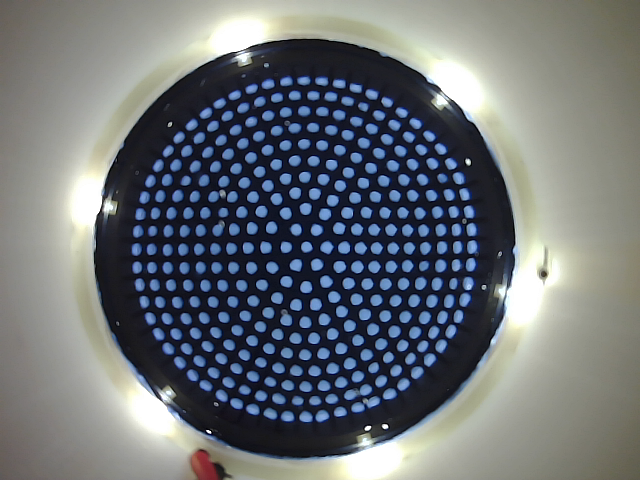
#> input picture data/real/surface_3d/tap/csv_train/images/image_6.png, 640 x 480 px
$ python -i image_utils.py   (imports and definitions only)
#> lines starting #> are read from the running program, lines starting #| are printed output that depends on the picture
#> further down, picture is the input picture: shape (480, 640, 3); mean B, G, R 118, 113.4, 108
from skimage.transform import resize, rotate
import cv2
import os
import numpy as np


def load_image(image_path):
    return cv2.imread(image_path)

def load_real_image(image_path):
    image = cv2.imread(image_path)
    # Convert to gray scale
    image = cv2.cvtColor(image, cv2.COLOR_BGR2GRAY)
    return image

def crop_to_square(image):
    # crop to square
    x, y = image.shape
    cut = (y - x)//2
    image = image[:, cut:cut+x]
    # downscale
    image = cv2.resize(image, (128, 128), interpolation=cv2.INTER_AREA)
    # Add channel axis
    image = image[..., np.newaxis]
    image = np.concatenate([image, image, image], axis=2)
    return image.astype(np.float32) / 255.0

def process_im(image, data_type='sim'):
#> called with data_type = 'sim'
    if data_type == 'real':
        # Crop to specified bounding box
        bbox = [80,25,530,475]
        x0, y0, x1, y1 = bbox
        image = image[y0:y1, x0:x1]
        # Resize to specified dims
        image = cv2.resize(image, (128, 128), interpolation=cv2.INTER_AREA)
        # Add channel axis
        image = image[..., np.newaxis]
        # threshold_image
        image = cv2.adaptiveThreshold(image, 255, cv2.ADAPTIVE_THRESH_MEAN_C, cv2.THRESH_BINARY, 11, -30)
        image = image[..., np.newaxis]
    elif data_type == 'sim':
        # Convert to gray scale
        image = cv2.cvtColor(image, cv2.COLOR_BGR2GRAY)
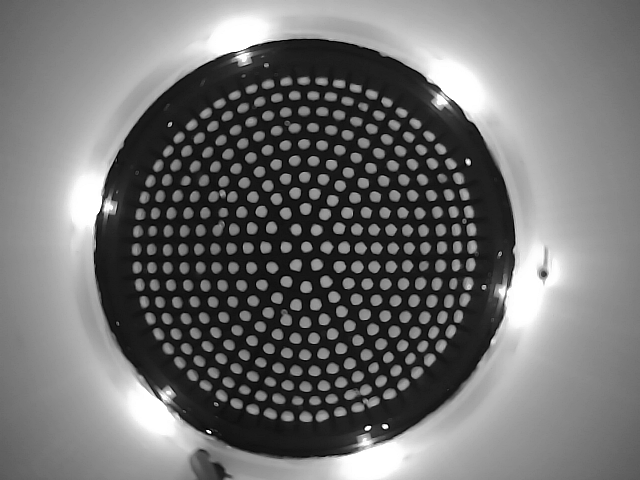
#> image: shape (480, 640); min 0, max 255, mean 112.3
        # Add channel axis
        image = image[..., np.newaxis]
    image = np.concatenate([image, image, image], axis=2)
#> image: shape (480, 640, 3)
    return image.astype(np.float32) / 255.0

def get_real_csv_given_sim(sim_csv):
    ''' try find equivelant real csv given a sim
        only works for standard dir structing
        will return sim_csv if can't find real csv'''
    dirs = sim_csv.split(os.sep)
    dirs[0] = os.sep
    dirs.pop(-3)       # remove 128x128
    dirs[-5] = 'real'  # swap sim for real
    real_csv = os.path.join(*dirs)
    if os.path.isfile(real_csv):
        return real_csv
    else:
        print(f'Cannot find real csv dir: {real_csv}')
        return sim_csv


# [19 lines not run here, left out]

>>> import cv2
>>> picture = cv2.imread('data/real/surface_3d/tap/csv_train/images/image_6.png')
>>> result = process_im(picture)
